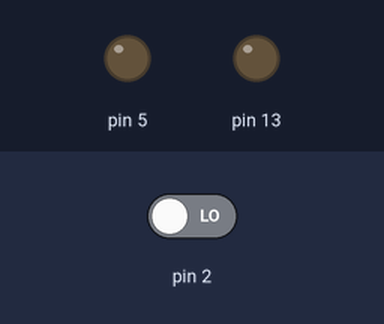
Simulated run of this sketch. Board: Arduino Uno, built with avr-gcc and run on an emulated ATmega328P. Shown: output pins drawn as LEDs (lit = HIGH). Inputs (shaded band) come from the test bench; at power-on: pin 2 LOW.

Above: at 1.2 s.
1.3 s: pin 2 driven HIGH
At 1.8 s:
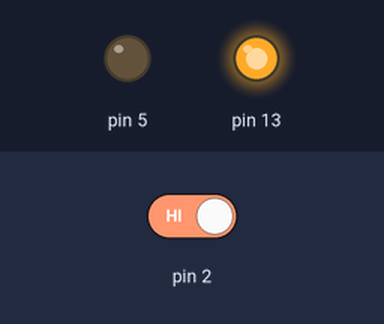
4.3 s: pin 2 driven LOW
At 5.1 s:
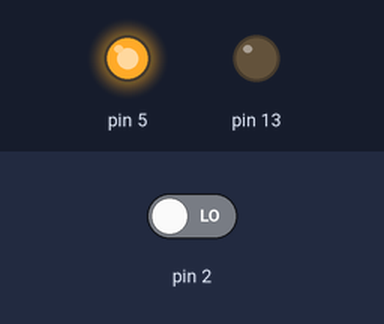
Timing chart, 0 to 7.3 s (numbered marks = the images above; inputs shaded):
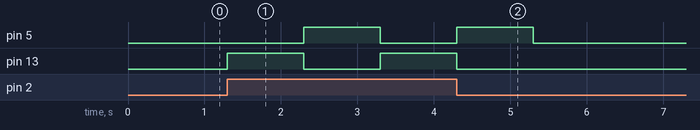

Measured:
- after the input at 1.3 s, pin 5: LOW → HIGH after 1.0 s, → LOW 1.0 s later; pin 13: LOW → HIGH at once, → LOW 1.0 s later, → HIGH 1.0 s later
- after the input at 4.3 s, pin 5: goes on until 5.3 s, then stays LOW; pin 13: goes on until 4.3 s, then stays LOW

The sketch:

ejercicioarduino021.ino
```cpp
// Código Ejemplo
int buttonState = 0;
void setup()
{
// Configurar Pin como Entrada
pinMode(2, INPUT);
// Configurar Pines como Salida
pinMode(5, OUTPUT);
pinMode(13, OUTPUT);
}
void loop()
{
// Leer Estado del Puerto de Entrada 2
buttonState = digitalRead(2);
// Actual Segun el Estado de la Lectura
if (buttonState == HIGH){
// Apagar Led en Puerto 5
digitalWrite(5, LOW);
// Encender Led en Puerto 13
digitalWrite(13, HIGH);
// Esperar 1 Segundo
delay(1000);
// Encender Led en Puerto 5
digitalWrite(5, HIGH);
// Apagar Led en Puerto 13
digitalWrite(13, LOW);
// Esperar 1 Segundo
delay(1000);
} else {
// Apagar Leds en Puertos 5 y 13
digitalWrite(5, LOW);
digitalWrite(13, LOW);
}
}
```
